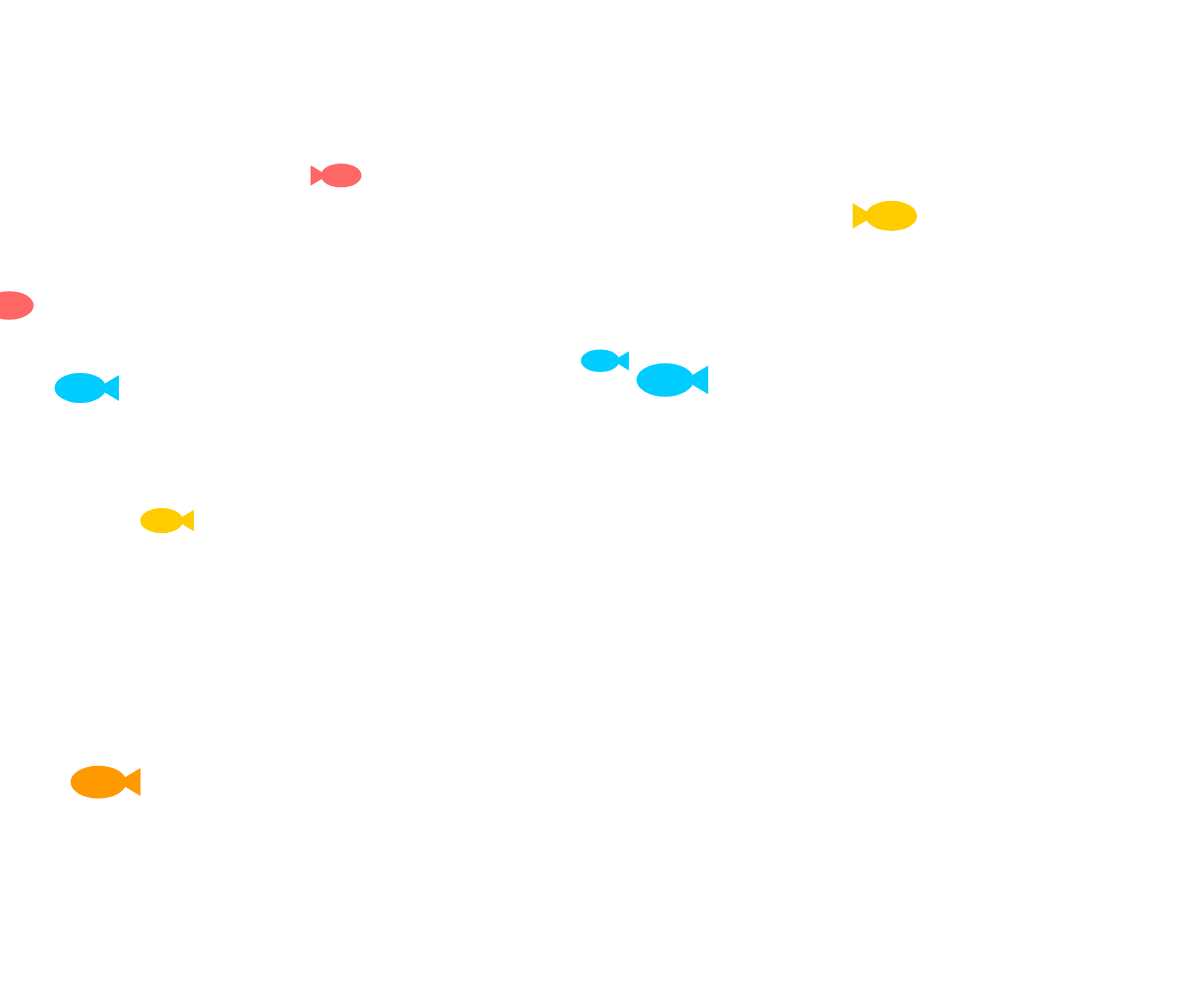
Frame 1 (no input)
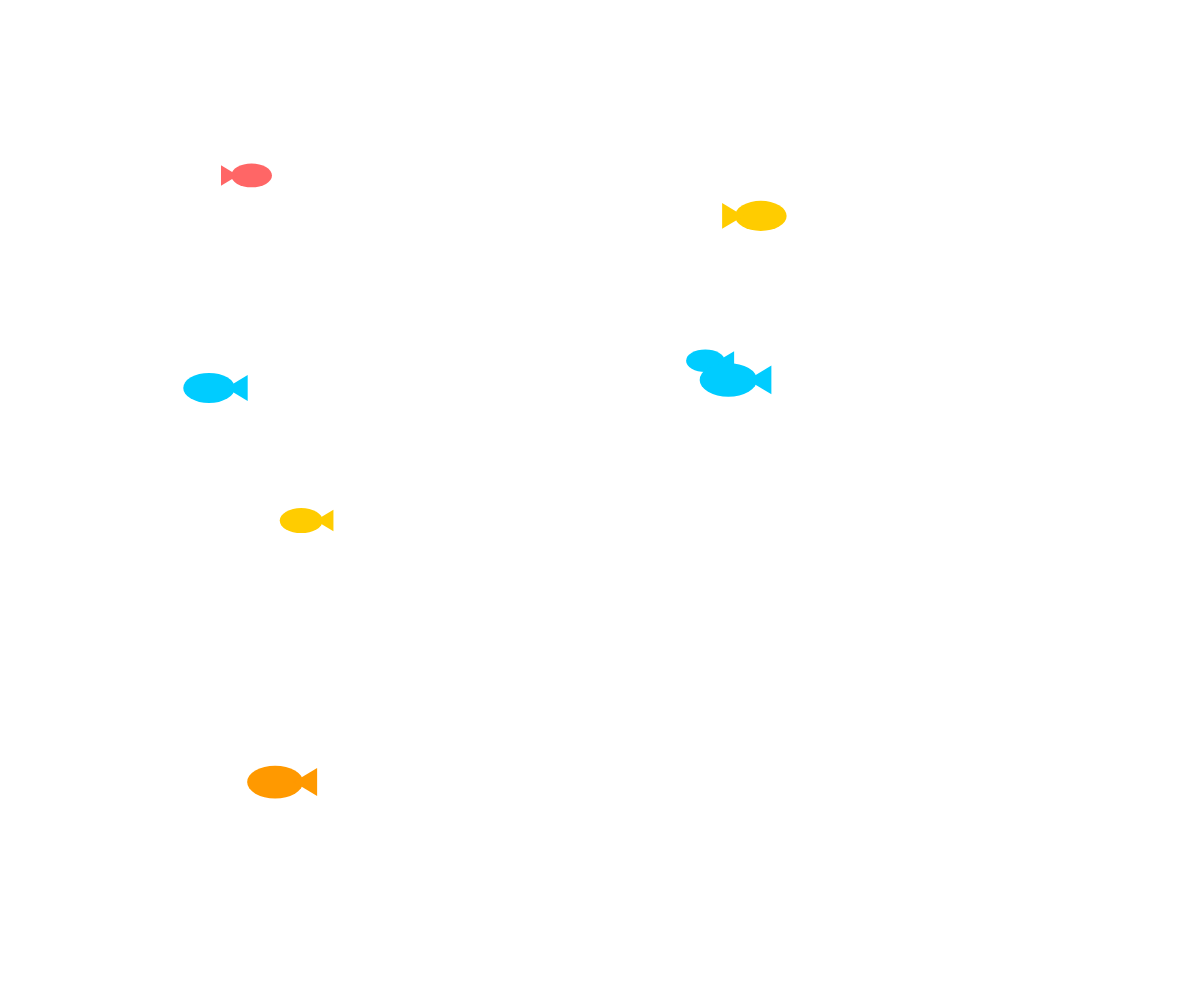
Frame 60 (no input)
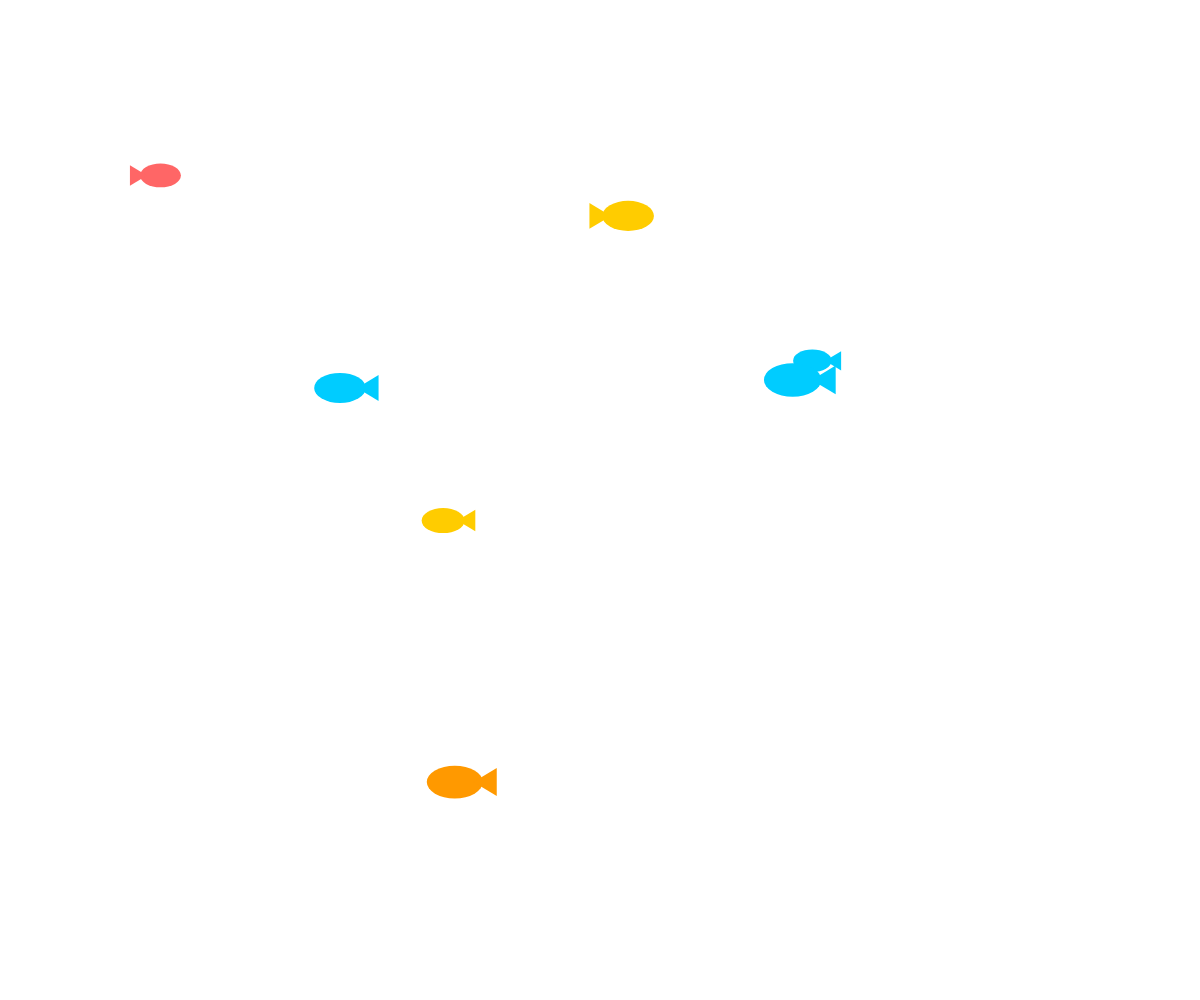
Frame 120 (the mouse pressed at the canvas centre since frame 60)

The p5.js sketch that drew these frames (run headless with seeded random() and noise() and a simulated clock; from frame 60 on, the mouse is pressed at the canvas centre):

// p5.js sketch
// ── sketch.js
let bubbles = [];
let fishes = [];

function setup() {
  createCanvas(windowWidth, windowHeight);
  // 初始化約 150 顆泡泡
  for (let i = 0; i < 150; i++) {
    bubbles.push(new Bubble());
  }
  // 初始化簡潔造型的魚
  for (let i = 0; i < 8; i++) {
    fishes.push(new Fish());
  }
}

function draw() {
  clear(); // 保持背景透明，顯示 CSS 的海水漸層

  // 更新與繪製泡泡
  for (let b of bubbles) {
    b.update();
    b.show();
  }

  // 更新與繪製魚
  for (let f of fishes) {
    f.update();
    f.show();
  }
}

function windowResized() {
  resizeCanvas(windowWidth, windowHeight);
}

// 泡泡類別
class Bubble {
  constructor() {
    this.reset();
    this.y = random(height); // 初始時隨機分佈
  }

  reset() {
    this.x = random(width);
    this.y = height + random(20, 200);
    this.size = random(15, 50); // 將泡泡直徑範圍從 3-10 提升到 15-50
    this.speed = random(0.8, 3.0); // 大泡泡上升速度稍快，較有力量感
    this.noiseOffset = random(1000); // 隨機 Noise 起點實現不規則跑動
  }

  update() {
    this.y -= this.speed;
    // 使用 Perlin Noise 產生自然的左右不規則晃動
    let wobble = map(noise(this.noiseOffset), 0, 1, -1.5, 1.5);
    this.x += wobble;
    this.noiseOffset += 0.02;

    if (this.y < -this.size) {
      this.reset();
    }
  }

  show() {
    noFill();
    stroke(255, 255, 255, 120);
    strokeWeight(2); // 邊框加粗，讓大泡泡在深色背景中更明顯
    circle(this.x, this.y, this.size);
    
    // 在泡泡內側加入高光圓點，增加透明立體感
    noStroke();
    fill(255, 255, 255, 70);
    ellipse(this.x - this.size * 0.2, this.y - this.size * 0.2, this.size * 0.2);
  }
}

// 簡潔造型的魚類別
class Fish {
  constructor() {
    this.reset();
    this.x = random(width);
  }

  reset() {
    this.direction = random() > 0.5 ? 1 : -1;
    this.x = this.direction === 1 ? -150 : width + 150;
    this.y = random(height * 0.1, height * 0.8);
    this.speed = random(1, 3);
    this.size = random(0.6, 1.1);
    this.color = color(random(['#ff9900', '#ffcc00', '#00ccff', '#ff6666']));
  }

  update() {
    this.x += this.speed * this.direction;
    if ((this.direction === 1 && this.x > width + 200) || (this.direction === -1 && this.x < -200)) {
      this.reset();
    }
  }

  show() {
    push();
    translate(this.x, this.y);
    if (this.direction === -1) scale(-1, 1);
    scale(this.size);
    fill(this.color);
    noStroke();
    ellipse(0, 0, 60, 35); // 魚身
    triangle(20, 0, 45, -15, 45, 15); // 魚尾
    pop();
  }
}
// ── style.css
html, body {
  margin: 0;
  padding: 0;
  width: 100%;
  height: 100%;
  overflow: hidden;
  background: linear-gradient(to bottom, #0077be 0%, #001a33 100%);
}

canvas {
  display: block;
  position: absolute;
  top: 0;
  left: 0;
  z-index: 2; /* 放在漸層背景之上，海草之下 */
}

/* 海草容器 */
.seaweed-container {
  position: absolute;
  bottom: 0;
  width: 100%;
  display: flex;
  justify-content: space-around;
  align-items: flex-end;
  pointer-events: none;
  z-index: 5;
}

/* 海草本體 */
.seaweed {
  width: 15px;
  height: 150px;
  background-color: #2d5a27;
  border-top-left-radius: 50%;
  border-top-right-radius: 50%;
  transform-origin: bottom;
  animation: sway 3s ease-in-out infinite alternate;
}

/* 讓海草的高度與速度參差不齊，看起來更自然 */
.seaweed:nth-child(even) {
  height: 100px;
  animation-duration: 4s;
}

@keyframes sway {
  from { transform: rotate(-5deg) skewX(-2deg); }
  to { transform: rotate(5deg) skewX(2deg); }
}
